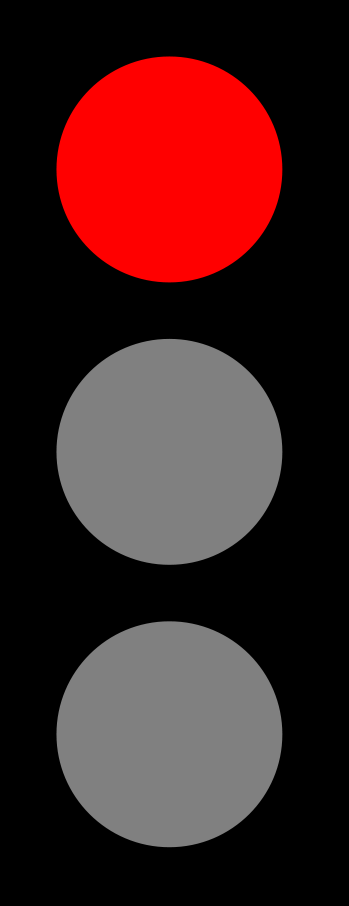
#> input picture secB_cv_q2a/1.png, 349 x 906 px
$ python signal.py   (Python 2 division)
#> lines starting #> are read from the running program, lines starting #| are printed output that depends on the picture

import cv2 as cv
import numpy as np

def signal_detector():
    #making a list of images
    image=[cv.imread("1.png"),cv.imread("2.png"),cv.imread("3.png")]
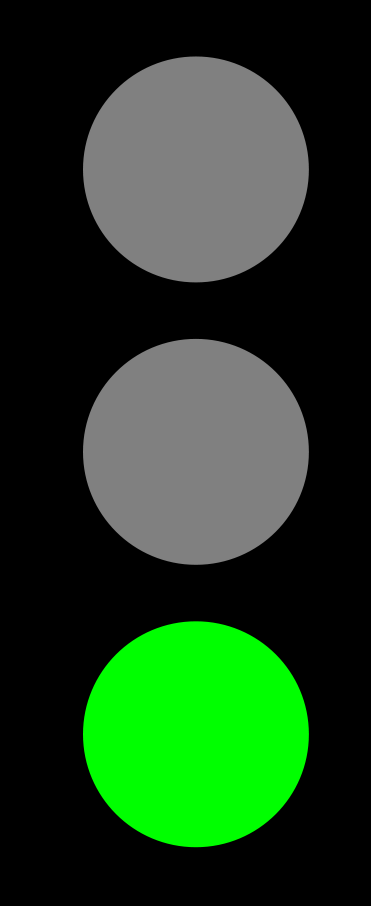
#> input picture secB_cv_q2a/2.png, 371 x 906 px
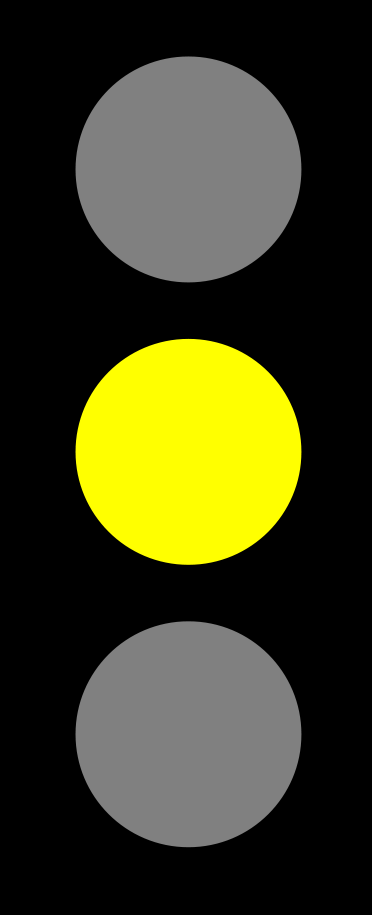
#> input picture secB_cv_q2a/3.png, 372 x 915 px
    #all 3 images are of same size
    s1,s2,s3=np.shape(image[0])
#> s1 = 906; s2 = 349; s3 = 3
    for k in [0,1,2]:
        red=0
        yellow=0
        green=0
        for i in range(s1):
            for j in range(s2):
                #bgr format and assuming all colors in the image are perfect red green and yellow(255 pixel value)
                if(image[k][i][j][0]==0 and image[k][i][j][1]==0 and image[k][i][j][2]==255):
                    red+=1
                    break
                elif(image[k][i][j][0]==0 and image[k][i][j][1]==255 and image[k][i][j][2]==0):
                    green+=1
                    break
                elif(image[k][i][j][0]==0 and image[k][i][j][1]==255 and image[k][i][j][2]==255):
                    yellow+=1
                    break
            #checking for the pixel value -channelwise(BGR)
            if(red!=0 or green!=0 or yellow!=0):
                break
        if(red!=0):
            #Image 1= 1.png
            print "Image ",k+1,": RED"
        elif(green!=0):
            #Image 2= 2.png
            print "Image ",k+1,": GREEN"
        elif(yellow!=0):
            #Image 3= 3.png
            print "Image ",k+1,": YELLOW"

if __name__=='__main__':
    try:
        signal_detector()
    except:
        pass
